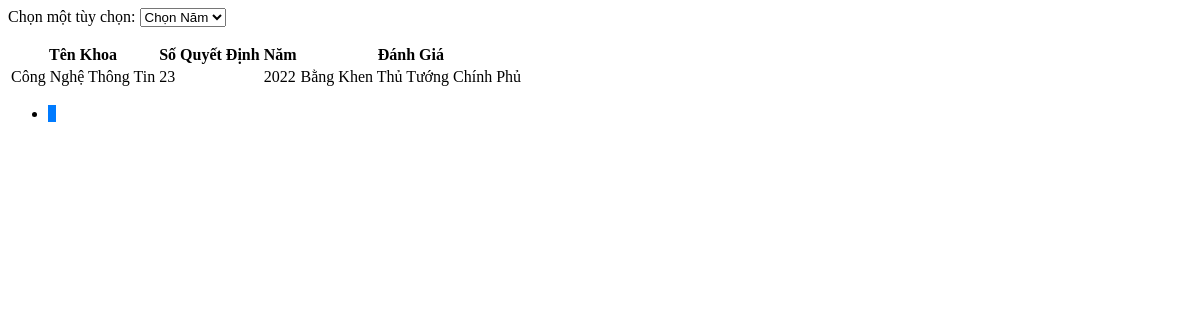
The app's page /Admin/xetdanhgiaTTttcpview.php, older data.
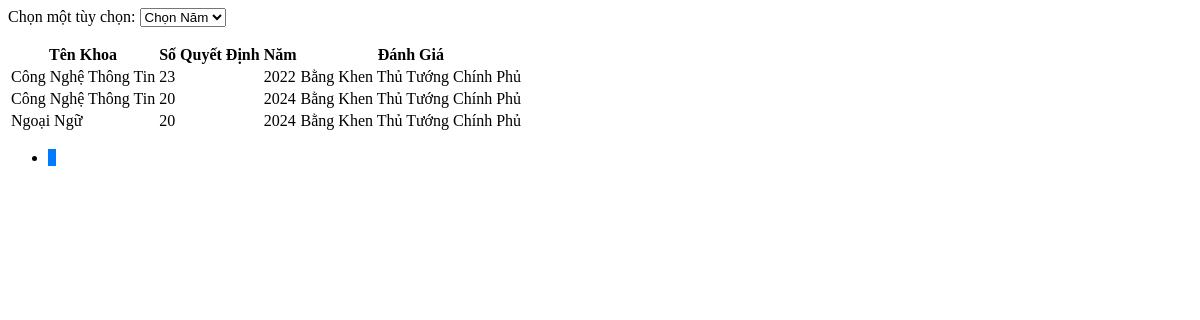
The same page, newer data.
### tables this page shows
CREATE TABLE `danhgiatt` (
  `MaDGTT` int(20) NOT NULL,
  `MaKhoa` int(20) NOT NULL,
  `SoQD` varchar(100) NOT NULL,
  `Manam` int(20) NOT NULL,
  `DanhGia` varchar(50) NOT NULL DEFAULT 'Chờ Đánh Giá'
);

CREATE TABLE `khoa` (
  `MaKhoa` int(20) NOT NULL,
  `TenKhoa` varchar(50) NOT NULL,
  `MoTa` varchar(100) NOT NULL
);

CREATE TABLE `nam` (
  `Manam` int(20) NOT NULL,
  `Nam` varchar(20) NOT NULL
);

### Admin/danhgiaTT.php (called while the page is built, shortened)
<?php
include('./Khoa.php');
include('./nam.php');
class DanhgiaTT {
    public static function layTongSoDanhGiattcp($conn) {
        $sql = "SELECT COUNT(*) FROM danhgiatt WHERE DanhGia IN ('BK_TTCP')";
        $result = $conn->query($sql);
        $row = $result->fetch_row();
        return $row[0];
    }
    public static function layDanhGiattcp($conn, $startFrom, $recordsPerPage) {
        $sql = "SELECT * FROM danhgiatt WHERE DanhGia IN ('BK_TTCP') LIMIT $startFrom, $recordsPerPage";
        $result = $conn->query($sql);
        $danhgiattList = array();
        if ($result->num_rows > 0) {
            while($row = $result->fetch_assoc()) {
                $khoa_obj = Khoa::layKhoa($conn, $row["MaKhoa"]);
                $nam_obj = Nam::laynam($conn, $row["Manam"]);
                $danhgiatt_obj = new DanhgiaTT();
                $danhgiatt_obj->MaDGTT = $row["MaDGTT"];
                $danhgiatt_obj->MaKhoa = $khoa_obj->TenKhoa;
                $danhgiatt_obj->SoQD = $row["SoQD"];
                $danhgiatt_obj->Manam = $nam_obj->Nam;
                $danhgiatt_obj->DanhGia = $row["DanhGia"];
                $danhgiattList[] = $danhgiatt_obj;
            }
        }
        return $danhgiattList;
    }
}
?>

### Admin/Khoa.php (called while the page is built, shortened)
<?php
class Khoa {
    public static function layKhoa($conn, $id) {
        $sql = "SELECT * FROM Khoa WHERE MaKhoa = $id";
        $result = mysqli_query($conn, $sql);
        $Khoa = new Khoa();
        if ($row = mysqli_fetch_assoc($result)) {
            $Khoa->MaKhoa = $row['MaKhoa'];
            $Khoa->TenKhoa = $row['TenKhoa'];
            $Khoa->MoTa = $row["MoTa"];
        }
        return $Khoa;
    }
}
?>

### Admin/nam.php (called while the page is built, shortened)
<?php
    class Nam {
        public static function laynam($conn, $id) {
            $sql = "SELECT * FROM nam WHERE Manam = $id";
            $result = mysqli_query($conn, $sql);
            $nam = new Nam();
            $row = mysqli_fetch_assoc($result);
            $nam->Manam = $row['Manam'];
            $nam->Nam = $row['Nam'];
            return $nam;
        }
    }
?>

### Admin/xetdanhgiaTTttcpview.php (the view, shortened to what this page needs)
<?php
include('./danhgiaTT.php');
$recordsPerPage = 10;
$currentPage = isset($_GET['page']) ? (int)$_GET['page'] : 1;
$startFrom = ($currentPage - 1) * $recordsPerPage;
$totalRecords = DanhgiaTT::layTongSoDanhGiattcp($conn);
$totalPages = ceil($totalRecords / $recordsPerPage);
$data = DanhgiaTT::layDanhGiattcp($conn, $startFrom, $recordsPerPage);
$awardMap = array(
    'BK_TTCP' => 'Bằng Khen Thủ Tướng Chính Phủ',
);
?>
<div class="combobox">
    <label for="options">Chọn một tùy chọn:</label>
    <select name="options" id="options" onchange="fetchAndDisplayDanhGia(this.value)">
        <option value="">Chọn Năm</option>
    </select>
</div>
<table class="table table-bordered">
    <thead>
        <tr>
            <th>Tên Khoa</th>
            <th>Số Quyết Định</th>
            <th>Năm</th>
            <th>Đánh Giá</th>
        </tr>
    </thead>
    <tbody id="danhgiattcp-table-body">
        <?php
        foreach ($data as $item) {
            $danhGia = isset($awardMap[$item->DanhGia]) ? $awardMap[$item->DanhGia] : $item->DanhGia;
        ?>
            <tr>
                <td scope="row"><?php echo htmlspecialchars($item->MaKhoa) ; ?></td>
                <td><?php echo htmlspecialchars($item->SoQD ?? "Cần Thêm Số Quyết Đinh Cho $item->MaKhoa");?></td>
                <td><?php echo htmlspecialchars($item->Manam ?? "Cần Thêm Năm Cho $item->MaKhoa"); ?></td>
                <td><?php echo htmlspecialchars($danhGia);?></td>
            </tr>
        <?php
        }
        ?>
    </tbody>
</table>
<nav aria-label="Page navigation">
    <ul class="pagination">
        <?php for ($i = 1; $i <= $totalPages; $i++): ?>
            <li class="page-item <?php echo $i == $currentPage ? 'active' : ''; ?>">
                <a class="page-link" href="?p=danhgiaTTttcpview&page=<?php echo $i; ?>"><?php echo $i; ?></a>
            </li>
        <?php endfor; ?>
    </ul>
</nav>

Row changes from the older to the newer data that the page shows:
added danhgiatt: MaKhoa.TenKhoa "Công Nghệ Thông Tin", SoQD "20", Manam.Nam "2024", DanhGia "Bằng Khen Thủ Tướng Chính Phủ"
added danhgiatt: MaKhoa.TenKhoa "Ngoại Ngữ", SoQD "20", Manam.Nam "2024", DanhGia "Bằng Khen Thủ Tướng Chính Phủ"
